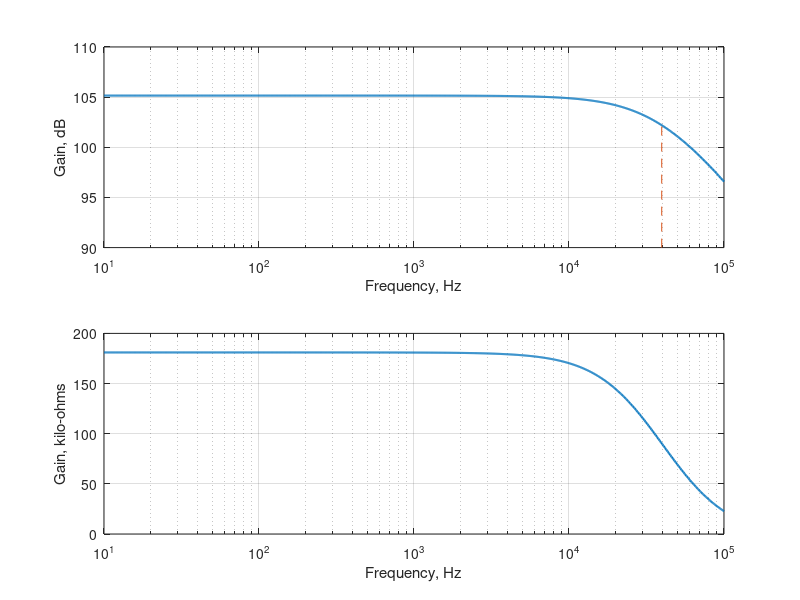

The MATLAB source for this figure:
% ECE 342 - Cameron Sullivan - Lab Task 1 MATLAB code

close all;

Array1 = csvread('TZ_amplifier_Gain_dB.CSV');
frequency1 = Array1(:, 1);
dB_gain = Array1(:, 4);

Array2 = csvread('TZ_amplifier_Gain_Ohms.CSV');
frequency2 = Array2(:, 1);
ohm_gain = Array2(:, 4) / 10e2;

subplot(2,1,1);
semilogx(frequency1, dB_gain, 'linewidth', 1.5);
%title('Transimpedance Amplifier Simulated Frequency Response');
xlabel('Frequency, Hz');
ylabel('Gain, dB');
hold on;
grid on;
f3db = interp1(dB_gain,frequency1,102.2)
line([f3db f3db], [90 102.2],'linestyle', '--');
hold off;

subplot(2,1,2);
semilogx(frequency2, ohm_gain, 'linewidth', 1.5);
%title('Transimpedance Amplifier Simulated Frequency Response');
xlabel('Frequency, Hz');
ylabel('Gain, kilo-ohms');
grid on;
